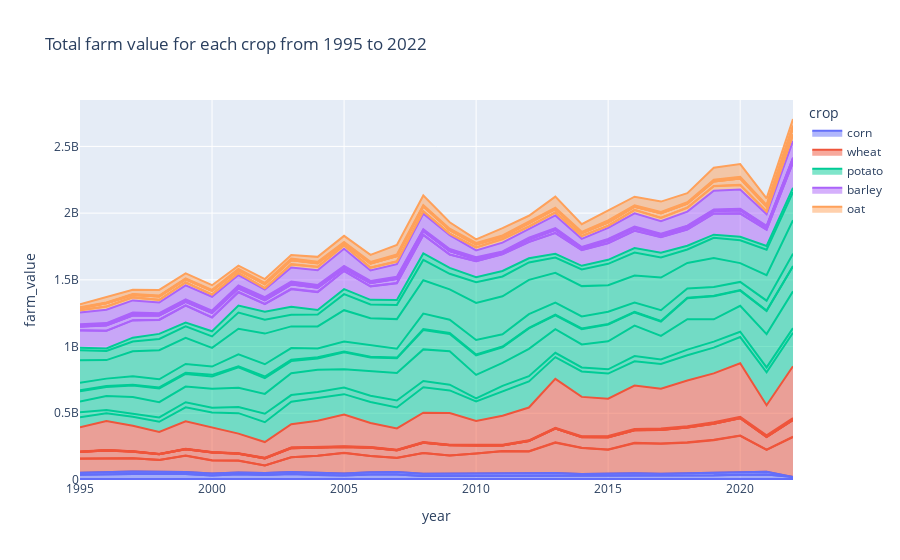

Notebook code cell kept with this figure:
### Code cell
fig2 = px.area(df3, x='year',y='farm_value',color='crop', line_group="province", title='Total farm value for each crop from 1995 to 2022')
fig2.show()

### Figure 1 — Plotly figure (JSON) as saved in the notebook; plotly's stock layout.template omitted (floating-point values rounded to 4 significant figures)
{"data": [{"fillpattern": {"shape": ""}, "hovertemplate": "crop=corn <br>province=AB<br>year=%{x}<br>farm_value=%{y}<extra></extra>", "legendgroup": "corn ", "line": {"color": "#636efa"}, "marker": {"symbol": "circle"}, "mode": "lines", "name": "corn ", "orientation": "v", "showlegend": true, "stackgroup": "1", "type": "scatter", "x": [1995, 1996, 1997, 1998, 1999, 2000, 2001, 2002, 2003, 2004, 2005, 2006, 2007, 2008, 2009, 2010, 2011, 2012, 2013, 2014, 2015, 2016, 2017, 2018, 2019, 2020, 2021, 2022], "xaxis": "x", "y": [4115548, 4196498, 4201007, 4202678, 2374444, 3705400, 4046103, 3557072, 3222099, 3097557, 2362958, 2892197, 2903907, 2942020, 3176003, 2811459, 2647101, 3116340, 3163414, 3015343, 3081063, 3755326, 3454814, 3438888, 3626885, 3985985, 3689428, 4262652], "yaxis": "y"}, {"fillpattern": {"shape": ""}, "hovertemplate": "crop=corn <br>province=BC<br>year=%{x}<br>farm_value=%{y}<extra></extra>", "legendgroup": "corn ", "line": {"color": "#636efa"}, "marker": {"symbol": "circle"}, "mode": "lines", "name": "corn ", "orientation": "v", "showlegend": false, "stackgroup": "1", "type": "scatter", "x": [1995, 1996, 1997, 1998, 1999, 2000, 2001, 2002, 2003, 2004, 2005, 2006, 2007, 2008, 2009, 2010, 2011, 2012, 2013, 2014, 2015, 2016, 2017, 2018, 2019, 2020, 2021, 2022], "xaxis": "x", "y": [2237128, 2091771, 2004110, 2227123, 2039315, 1728345, 2570614, 2277970, 1691391, 1884347, 2059624, 2101960, 2125914, 2178934, 1352977, 1088148, 1562335, 1940475, 2105503, 1795237, 1622717, 2205130, 1417921, 1722043, 2199743, 1732721, 2231534, 1494000.0], "yaxis": "y"}, {"fillpattern": {"shape": ""}, "hovertemplate": "crop=corn <br>province=MB<br>year=%{x}<br>farm_value=%{y}<extra></extra>", "legendgroup": "corn ", "line": {"color": "#636efa"}, "marker": {"symbol": "circle"}, "mode": "lines", "name": "corn ", "orientation": "v", "showlegend": false, "stackgroup": "1", "type": "scatter", "x": [1995, 1996, 1997, 1998, 1999, 2000, 2001, 2002, 2003, 2004, 2005, 2006, 2007, 2008, 2009, 2010, 2011, 2012, 2013, 2014, 2015, 2016, 2017, 2018, 2019, 2020, 2021, 2022], "xaxis": "x", "y": [756451, 642246, 561322, 480398, 252774, 373562, 591412, 343501, 265548, 140250, 133551, 284770, 189975, 182957, 215968, 268716, 317373, 322197, 220234, 222995, 141002, 209915, 268370, 266765, 274107, 210966, 283868, 0], "yaxis": "y"}, {"fillpattern": {"shape": ""}, "hovertemplate": "crop=corn <br>province=NB<br>year=%{x}<br>farm_value=%{y}<extra></extra>", "legendgroup": "corn ", "line": {"color": "#636efa"}, "marker": {"symbol": "circle"}, "mode": "lines", "name": "corn ", "orientation": "v", "showlegend": false, "stackgroup": "1", "type": "scatter", "x": [1995, 1996, 1997, 1998, 1999, 2000, 2001, 2002, 2003, 2004, 2005, 2006, 2007, 2008, 2009, 2010, 2011, 2012, 2013, 2014, 2015, 2016, 2017, 2018, 2019, 2020, 2021, 2022], "xaxis": "x", "y": [189718, 292435, 222103, 137714, 106002, 138301, 217978, 219201, 152225, 197899, 170658, 177981, 113081, 138827, 180285, 129234, 144724, 150049, 160509, 106041, 153677, 125495, 103481, 127121, 155030, 167318, 206761, 0], "yaxis": "y"}, {"fillpattern": {"shape": ""}, "hovertemplate": "crop=corn <br>province=NS<br>year=%{x}<br>farm_value=%{y}<extra></extra>", "legendgroup": "corn ", "line": {"color": "#636efa"}, "marker": {"symbol": "circle"}, "mode": "lines", "name": "corn ", "orientation": "v", "showlegend": false, "stackgroup": "1", "type": "scatter", "x": [1995, 1996, 1997, 1998, 1999, 2000, 2001, 2002, 2003, 2004, 2005, 2006, 2007, 2008, 2009, 2010, 2011, 2012, 2013, 2014, 2015, 2016, 2017, 2018, 2019, 2020, 2021, 2022], "xaxis": "x", "y": [206511, 312640, 161901, 148923, 285390, 205874, 206994, 257883, 228338, 201341, 206540, 266972, 325672, 220652, 115831, 212354, 310014, 341865, 321018, 209717, 147736, 199476, 210149, 210766, 180018, 243028, 285010, 0], "yaxis": "y"}, {"fillpattern": {"shape": ""}, "hovertemplate": "crop=corn <br>province=ON<br>year=%{x}<br>farm_value=%{y}<extra></extra>", "legendgroup": "corn ", "line": {"color": "#636efa"}, "marker": {"symbol": "circle"}, "mode": "lines", "name": "corn ", "orientation": "v", "showlegend": false, "stackgroup": "1", "type": "scatter", "x": [1995, 1996, 1997, 1998, 1999, 2000, 2001, 2002, 2003, 2004, 2005, 2006, 2007, 2008, 2009, 2010, 2011, 2012, 2013, 2014, 2015, 2016, 2017, 2018, 2019, 2020, 2021, 2022], "xaxis": "x", "y": [31989105, 36865112, 37252867, 37060753, 39163655, 27338571, 36245105, 31393010, 39185291, 32696434, 29274426, 35852568, 34828797, 23903913, 24710236, 23590260, 25255106, 27518908, 26955221, 24142389, 25680670, 24914548, 24343488, 26362049, 28199901, 33531961, 34283776, 17156412], "yaxis": "y"}, {"fillpattern": {"shape": ""}, "hovertemplate": "crop=corn <br>province=PE<br>year=%{x}<br>farm_value=%{y}<extra></extra>", "legendgroup": "corn ", "line": {"color": "#636efa"}, "marker": {"symbol": "circle"}, "mode": "lines", "name": "corn ", "orientation": "v", "showlegend": false, "stackgroup": "1", "type": "scatter", "x": [1995, 1996, 1997, 1998, 1999, 2000, 2001, 2002, 2003, 2004, 2005, 2006, 2007, 2008, 2009, 2010, 2011, 2012, 2013, 2014, 2015, 2016, 2017, 2018, 2019, 2020, 2021, 2022], "xaxis": "x", "y": [29048, 30693, 31437, 34909, 27831, 20753, 30840.0, 40918, 40255, 0, 43758, 33460, 38538, 37695, 16067, 22013, 29247, 28507, 23934, 23282, 19210, 15659, 25498, 56236, 69101, 56311, 52547, 0], "yaxis": "y"}, {"fillpattern": {"shape": ""}, "hovertemplate": "crop=corn <br>province=QC<br>year=%{x}<br>farm_value=%{y}<extra></extra>", "legendgroup": "corn ", "line": {"color": "#636efa"}, "marker": {"symbol": "circle"}, "mode": "lines", "name": "corn ", "orientation": "v", "showlegend": false, "stackgroup": "1", "type": "scatter", "x": [1995, 1996, 1997, 1998, 1999, 2000, 2001, 2002, 2003, 2004, 2005, 2006, 2007, 2008, 2009, 2010, 2011, 2012, 2013, 2014, 2015, 2016, 2017, 2018, 2019, 2020, 2021, 2022], "xaxis": "x", "y": [15026900, 16565124, 18538410, 17320735, 15492597, 14825417, 13109069, 14781878, 15501595, 16176131, 14877885, 16769761, 18545204, 16704054, 17921436, 17368044, 16763024, 19087861, 19695200, 14631999, 17916820, 18647729, 16213976, 17118591, 18441427, 18746310, 20555016, 0], "yaxis": "y"}, {"fillpattern": {"shape": ""}, "hovertemplate": "crop=corn <br>province=SK<br>year=%{x}<br>farm_value=%{y}<extra></extra>", "legendgroup": "corn ", "line": {"color": "#636efa"}, "marker": {"symbol": "circle"}, "mode": "lines", "name": "corn ", "orientation": "v", "showlegend": false, "stackgroup": "1", "type": "scatter", "x": [1995, 1996, 1997, 1998, 1999, 2000, 2001, 2002, 2003, 2004, 2005, 2006, 2007, 2008, 2009, 2010, 2011, 2012, 2013, 2014, 2015, 2016, 2017, 2018, 2019, 2020, 2021, 2022], "xaxis": "x", "y": [0, 55680, 47156, 64053, 28539, 39847, 35992, 38339, 21142, 3098, 8402, 16908, 5971, 5516, 17561, 0, 27926, 28728, 42598, 71664, 75650, 70804, 71183, 0, 127492, 116395, 38554, 0], "yaxis": "y"}, {"fillpattern": {"shape": ""}, "hovertemplate": "crop=wheat<br>province=AB<br>year=%{x}<br>farm_value=%{y}<extra></extra>", "legendgroup": "wheat", "line": {"color": "#EF553B"}, "marker": {"symbol": "circle"}, "mode": "lines", "name": "wheat", "orientation": "v", "showlegend": true, "stackgroup": "1", "type": "scatter", "x": [1995, 1996, 1997, 1998, 1999, 2000, 2001, 2002, 2003, 2004, 2005, 2006, 2007, 2008, 2009, 2010, 2011, 2012, 2013, 2014, 2015, 2016, 2017, 2018, 2019, 2020, 2021, 2022], "xaxis": "x", "y": [104449854, 102248211, 99655913, 88194855, 122459885, 98189118, 87382590, 55486631, 109722513, 127103183, 153244554, 121644785, 106082804, 155785944, 135461180, 152368985, 167526696, 161727432, 226696297, 195356489, 177241928, 225425179, 226328233, 230652168, 244955610, 272531494, 163683242, 298510644], "yaxis": "y"}, {"fillpattern": {"shape": ""}, "hovertemplate": "crop=wheat<br>province=BC<br>year=%{x}<br>farm_value=%{y}<extra></extra>", "legendgroup": "wheat", "line": {"color": "#EF553B"}, "marker": {"symbol": "circle"}, "mode": "lines", "name": "wheat", "orientation": "v", "showlegend": false, "stackgroup": "1", "type": "scatter", "x": [1995, 1996, 1997, 1998, 1999, 2000, 2001, 2002, 2003, 2004, 2005, 2006, 2007, 2008, 2009, 2010, 2011, 2012, 2013, 2014, 2015, 2016, 2017, 2018, 2019, 2020, 2021, 2022], "xaxis": "x", "y": [2022445, 1035727, 904863, 999201, 1452677, 1294265, 1245577, 546612, 906163, 881332, 1065393, 661448, 848509, 832765, 1296227, 811886, 2304544, 1855204, 3037558, 2280215, 2884190, 3113743, 1383355, 2353523, 2654052, 1520509, 1653560, 2917026], "yaxis": "y"}, {"fillpattern": {"shape": ""}, "hovertemplate": "crop=wheat<br>province=MB<br>year=%{x}<br>farm_value=%{y}<extra></extra>", "legendgroup": "wheat", "line": {"color": "#EF553B"}, "marker": {"symbol": "circle"}, "mode": "lines", "name": "wheat", "orientation": "v", "showlegend": false, "stackgroup": "1", "type": "scatter", "x": [1995, 1996, 1997, 1998, 1999, 2000, 2001, 2002, 2003, 2004, 2005, 2006, 2007, 2008, 2009, 2010, 2011, 2012, 2013, 2014, 2015, 2016, 2017, 2018, 2019, 2020, 2021, 2022], "xaxis": "x", "y": [48939712, 57450706, 48815996, 42053963, 47056290, 58800171, 51113354, 52380237, 67318864, 62235469, 43340637, 61522749, 56067925, 76338001, 75459708, 60397295, 42241759, 75812149, 103252969, 79150976, 90188133, 94068050, 101504247, 110451917, 120530227, 130183711, 95647445, 125218151], "yaxis": "y"}, {"fillpattern": {"shape": ""}, "hovertemplate": "crop=wheat<br>province=NB<br>year=%{x}<br>farm_value=%{y}<extra></extra>", "legendgroup": "wheat", "line": {"color": "#EF553B"}, "marker": {"symbol": "circle"}, "mode": "lines", "name": "wheat", "orientation": "v", "showlegend": false, "stackgroup": "1", "type": "scatter", "x": [1995, 1996, 1997, 1998, 1999, 2000, 2001, 2002, 2003, 2004, 2005, 2006, 2007, 2008, 2009, 2010, 2011, 2012, 2013, 2014, 2015, 2016, 2017, 2018, 2019, 2020, 2021, 2022], "xaxis": "x", "y": [110681, 168027, 176310, 156737, 244348, 151618, 165382, 316625, 261098, 271954, 115326, 45393, 94279, 103427, 60078, 74315, 90969, 121748, 146075, 189671, 297185, 254274, 233583, 334242, 439160, 352975, 277106, 353372], "yaxis": "y"}, {"fillpattern": {"shape": ""}, "hovertemplate": "crop=wheat<br>province=NS<br>year=%{x}<br>farm_value=%{y}<extra></extra>", "legendgroup": "wheat", "line": {"color": "#EF553B"}, "marker": {"symbol": "circle"}, "mode": "lines", "name": "wheat", "orientation": "v", "showlegend": false, "stackgroup": "1", "type": "scatter", "x": [1995, 1996, 1997, 1998, 1999, 2000, 2001, 2002, 2003, 2004, 2005, 2006, 2007, 2008, 2009, 2010, 2011, 2012, 2013, 2014, 2015, 2016, 2017, 2018, 2019, 2020, 2021, 2022], "xaxis": "x", "y": [146616, 127333, 83055, 109716, 95355, 132321, 135583, 252040, 191130, 241737, 203194, 132938, 87295, 208637, 176593, 169066, 246374, 208710, 210108, 191755, 324979, 327880, 299349, 221291, 174232, 291266, 204177, 330161], "yaxis": "y"}, {"fillpattern": {"shape": ""}, "hovertemplate": "crop=wheat<br>province=ON<br>year=%{x}<br>farm_value=%{y}<extra></extra>", "legendgroup": "wheat", "line": {"color": "#EF553B"}, "marker": {"symbol": "circle"}, "mode": "lines", "name": "wheat", "orientation": "v", "showlegend": false, "stackgroup": "1", "type": "scatter", "x": [1995, 1996, 1997, 1998, 1999, 2000, 2001, 2002, 2003, 2004, 2005, 2006, 2007, 2008, 2009, 2010, 2011, 2012, 2013, 2014, 2015, 2016, 2017, 2018, 2019, 2020, 2021, 2022], "xaxis": "x", "y": [1308049, 1033102, 1460021, 1229083, 1424368, 1105432, 1424368, 1627234, 2105848, 1813026, 1905626, 1838436, 1534649, 1210809, 1452794, 1404545, 1220499, 1176895, 1512776, 1477763, 3296828, 1788841, 1612402, 1512156, 2498914, 2559688, 2066836, 2943947], "yaxis": "y"}, {"fillpattern": {"shape": ""}, "hovertemplate": "crop=wheat<br>province=PE<br>year=%{x}<br>farm_value=%{y}<extra></extra>", "legendgroup": "wheat", "line": {"color": "#EF553B"}, "marker": {"symbol": "circle"}, "mode": "lines", "name": "wheat", "orientation": "v", "showlegend": false, "stackgroup": "1", "type": "scatter", "x": [1995, 1996, 1997, 1998, 1999, 2000, 2001, 2002, 2003, 2004, 2005, 2006, 2007, 2008, 2009, 2010, 2011, 2012, 2013, 2014, 2015, 2016, 2017, 2018, 2019, 2020, 2021, 2022], "xaxis": "x", "y": [418288, 422692, 422561, 397068, 368011, 504474, 454427, 652154, 511956, 537193, 659006, 489601, 576148, 765003, 538881, 535065, 576136, 572021, 502258, 656552, 927901, 1075089, 1285840, 1401510, 1451136, 1535319, 1270553, 1959596], "yaxis": "y"}, {"fillpattern": {"shape": ""}, "hovertemplate": "crop=wheat<br>province=QC<br>year=%{x}<br>farm_value=%{y}<extra></extra>", "legendgroup": "wheat", "line": {"color": "#EF553B"}, "marker": {"symbol": "circle"}, "mode": "lines", "name": "wheat", "orientation": "v", "showlegend": false, "stackgroup": "1", "type": "scatter", "x": [1995, 1996, 1997, 1998, 1999, 2000, 2001, 2002, 2003, 2004, 2005, 2006, 2007, 2008, 2009, 2010, 2011, 2012, 2013, 2014, 2015, 2016, 2017, 2018, 2019, 2020, 2021, 2022], "xaxis": "x", "y": [1428792, 1214256, 1188999, 920832, 1059336, 1223970, 1698514, 2291990, 2935217, 2744720, 2961866, 2600398, 3032633, 2665919, 2703507, 2916846, 2198414, 3092007, 3667882, 4262376, 6018529, 6916703, 6689996, 6687140, 6596942, 6133872, 8792791, 9135212], "yaxis": "y"}, {"fillpattern": {"shape": ""}, "hovertemplate": "crop=wheat<br>province=SK<br>year=%{x}<br>farm_value=%{y}<extra></extra>", "legendgroup": "wheat", "line": {"color": "#EF553B"}, "marker": {"symbol": "circle"}, "mode": "lines", "name": "wheat", "orientation": "v", "showlegend": false, "stackgroup": "1", "type": "scatter", "x": [1995, 1996, 1997, 1998, 1999, 2000, 2001, 2002, 2003, 2004, 2005, 2006, 2007, 2008, 2009, 2010, 2011, 2012, 2013, 2014, 2015, 2016, 2017, 2018, 2019, 2020, 2021, 2022], "xaxis": "x", "y": [182027210, 217213946, 190448244, 164583461, 206198119, 184860791, 146769496, 117896489, 173630041, 194089451, 237465538, 180015930, 158786374, 220090755, 236552320, 177728826, 218435133, 245955638, 366153839, 295096098, 278894129, 324502876, 299017874, 342934347, 366621924, 400821974, 225262719, 388592118], "yaxis": "y"}, {"fillpattern": {"shape": ""}, "hovertemplate": "crop=potato<br>province=AB<br>year=%{x}<br>farm_value=%{y}<extra></extra>", "legendgroup": "potato", "line": {"color": "#00cc96"}, "marker": {"symbol": "circle"}, "mode": "lines", "name": "potato", "orientation": "v", "showlegend": true, "stackgroup": "1", "type": "scatter", "x": [1995, 1996, 1997, 1998, 1999, 2000, 2001, 2002, 2003, 2004, 2005, 2006, 2007, 2008, 2009, 2010, 2011, 2012, 2013, 2014, 2015, 2016, 2017, 2018, 2019, 2020, 2021, 2022], "xaxis": "x", "y": [74346000, 57875000, 67932000, 75696000, 104829000, 110571000, 153435000, 148638000, 169375000, 168715000, 153213000, 157609000, 157157000, 191154000, 170177000, 147293000, 180745000, 195980000, 163194000, 190638000, 188846000, 181527000, 185300000, 189073000, 192846000, 196619000, 246140000, 250702000], "yaxis": "y"}, {"fillpattern": {"shape": ""}, "hovertemplate": "crop=potato<br>province=BC<br>year=%{x}<br>farm_value=%{y}<extra></extra>", "legendgroup": "potato", "line": {"color": "#00cc96"}, "marker": {"symbol": "circle"}, "mode": "lines", "name": "potato", "orientation": "v", "showlegend": false, "stackgroup": "1", "type": "scatter", "x": [1995, 1996, 1997, 1998, 1999, 2000, 2001, 2002, 2003, 2004, 2005, 2006, 2007, 2008, 2009, 2010, 2011, 2012, 2013, 2014, 2015, 2016, 2017, 2018, 2019, 2020, 2021, 2022], "xaxis": "x", "y": [38431000, 24903000, 21555000, 32447000, 37782000, 35657000, 46812000, 63455000, 49197000, 45787000, 49979000, 46310000, 52645000, 46340000, 42820000, 22282000, 43272000, 39013000, 32452000, 29665740, 31563740, 39249000, 33744000, 42420000, 45045000, 39652000, 37106000, 34560000], "yaxis": "y"}, {"fillpattern": {"shape": ""}, "hovertemplate": "crop=potato<br>province=MB<br>year=%{x}<br>farm_value=%{y}<extra></extra>", "legendgroup": "potato", "line": {"color": "#00cc96"}, "marker": {"symbol": "circle"}, "mode": "lines", "name": "potato", "orientation": "v", "showlegend": false, "stackgroup": "1", "type": "scatter", "x": [1995, 1996, 1997, 1998, 1999, 2000, 2001, 2002, 2003, 2004, 2005, 2006, 2007, 2008, 2009, 2010, 2011, 2012, 2013, 2014, 2015, 2016, 2017, 2018, 2019, 2020, 2021, 2022], "xaxis": "x", "y": [79100000, 105162000, 126168000, 115035000, 117748000, 143643000, 143463000, 149157000, 163384000, 167980000, 136629000, 187057000, 205484000, 236927000, 251318000, 176288000, 171390000, 205175000, 176669000, 173160000, 209811000, 228480000, 176556600, 227360000, 167450000, 194400000, 249270000, 275583477], "yaxis": "y"}, {"fillpattern": {"shape": ""}, "hovertemplate": "crop=potato<br>province=NB<br>year=%{x}<br>farm_value=%{y}<extra></extra>", "legendgroup": "potato", "line": {"color": "#00cc96"}, "marker": {"symbol": "circle"}, "mode": "lines", "name": "potato", "orientation": "v", "showlegend": false, "stackgroup": "1", "type": "scatter", "x": [1995, 1996, 1997, 1998, 1999, 2000, 2001, 2002, 2003, 2004, 2005, 2006, 2007, 2008, 2009, 2010, 2011, 2012, 2013, 2014, 2015, 2016, 2017, 2018, 2019, 2020, 2021, 2022], "xaxis": "x", "y": [77985000, 67856000, 86102000, 103102000, 94750000, 91868000, 152967000, 118321000, 91198000, 83207000, 127547000, 100538000, 110197000, 144940000, 129054000, 146455000, 117384000, 152540000, 103717000, 114456000, 125330000, 98912000, 107629000, 156700000, 172200000, 113850000, 172900000, 187000000], "yaxis": "y"}, {"fillpattern": {"shape": ""}, "hovertemplate": "crop=potato<br>province=NS<br>year=%{x}<br>farm_value=%{y}<extra></extra>", "legendgroup": "potato", "line": {"color": "#00cc96"}, "marker": {"symbol": "circle"}, "mode": "lines", "name": "potato", "orientation": "v", "showlegend": false, "stackgroup": "1", "type": "scatter", "x": [1995, 1996, 1997, 1998, 1999, 2000, 2001, 2002, 2003, 2004, 2005, 2006, 2007, 2008, 2009, 2010, 2011, 2012, 2013, 2014, 2015, 2016, 2017, 2018, 2019, 2020, 2021, 2022], "xaxis": "x", "y": [7689000, 7602000, 6310000, 7141000, 8986000, 11775000, 7085000, 11656000, 9785000, 9767000, 6247000, 5209000, 5457000, 6618000, 6675000, 5721000, 5848000, 4821000, 4694200, 4567400, 4440600, 4313800, 4187000, 4223000, 4763000, 3652000, 4539000, 2768000], "yaxis": "y"}, {"fillpattern": {"shape": ""}, "hovertemplate": "crop=potato<br>province=ON<br>year=%{x}<br>farm_value=%{y}<extra></extra>", "legendgroup": "potato", "line": {"color": "#00cc96"}, "marker": {"symbol": "circle"}, "mode": "lines", "name": "potato", "orientation": "v", "showlegend": false, "stackgroup": "1", "type": "scatter", "x": [1995, 1996, 1997, 1998, 1999, 2000, 2001, 2002, 2003, 2004, 2005, 2006, 2007, 2008, 2009, 2010, 2011, 2012, 2013, 2014, 2015, 2016, 2017, 2018, 2019, 2020, 2021, 2022], "xaxis": "x", "y": [56144000, 54365000, 62871000, 61013000, 65182000, 61957000, 89842000, 91778000, 88194000, 65838000, 74003000, 86221000, 66573000, 117112000, 99719000, 109604000, 91704000, 101978000, 91468000, 90475000, 91655000, 69992000, 80649000, 69190000, 65039000, 61648000, 73415000, 93024000], "yaxis": "y"}, {"fillpattern": {"shape": ""}, "hovertemplate": "crop=potato<br>province=PE<br>year=%{x}<br>farm_value=%{y}<extra></extra>", "legendgroup": "potato", "line": {"color": "#00cc96"}, "marker": {"symbol": "circle"}, "mode": "lines", "name": "potato", "orientation": "v", "showlegend": false, "stackgroup": "1", "type": "scatter", "x": [1995, 1996, 1997, 1998, 1999, 2000, 2001, 2002, 2003, 2004, 2005, 2006, 2007, 2008, 2009, 2010, 2011, 2012, 2013, 2014, 2015, 2016, 2017, 2018, 2019, 2020, 2021, 2022], "xaxis": "x", "y": [168787000, 138956000, 187290000, 218355000, 195617000, 139947000, 192511000, 229825000, 162248000, 165411000, 234915000, 201812000, 221978000, 249212000, 227673000, 277361000, 284983000, 257470000, 222080000, 227160000, 198800000, 202697000, 244630000, 192100000, 216288000, 140700000, 190463000, 250040000], "yaxis": "y"}, {"fillpattern": {"shape": ""}, "hovertemplate": "crop=potato<br>province=QC<br>year=%{x}<br>farm_value=%{y}<extra></extra>", "legendgroup": "potato", "line": {"color": "#00cc96"}, "marker": {"symbol": "circle"}, "mode": "lines", "name": "potato", "orientation": "v", "showlegend": false, "stackgroup": "1", "type": "scatter", "x": [1995, 1996, 1997, 1998, 1999, 2000, 2001, 2002, 2003, 2004, 2005, 2006, 2007, 2008, 2009, 2010, 2011, 2012, 2013, 2014, 2015, 2016, 2017, 2018, 2019, 2020, 2021, 2022], "xaxis": "x", "y": [73852000, 68846000, 73918000, 83750000, 86075000, 86317000, 120938000, 104361000, 86849000, 88349000, 120592000, 103468000, 106697000, 152737000, 116681000, 155622000, 148154000, 130636000, 114770000, 124839000, 160667000, 171262000, 150060000, 100989000, 151776000, 171500000.0, 191200000.0, 210916000], "yaxis": "y"}, {"fillpattern": {"shape": ""}, "hovertemplate": "crop=potato<br>province=SK<br>year=%{x}<br>farm_value=%{y}<extra></extra>", "legendgroup": "potato", "line": {"color": "#00cc96"}, "marker": {"symbol": "circle"}, "mode": "lines", "name": "potato", "orientation": "v", "showlegend": false, "stackgroup": "1", "type": "scatter", "x": [1995, 1996, 1997, 1998, 1999, 2000, 2001, 2002, 2003, 2004, 2005, 2006, 2007, 2008, 2009, 2010, 2011, 2012, 2013, 2014, 2015, 2016, 2017, 2018, 2019, 2020, 2021, 2022], "xaxis": "x", "y": [19091000, 18618000, 28353000, 38242000, 29431000, 38460000, 52195000, 58899000, 60255000, 34725000, 36787000, 34476000, 35736000, 48919000, 44551000, 37531000, 41334000, 30596000, 28608000, 27285000, 30150000, 34000000, 35750000, 27626000, 24000000, 26430500, 28861000, 31900000], "yaxis": "y"}, {"fillpattern": {"shape": ""}, "hovertemplate": "crop=barley<br>province=AB<br>year=%{x}<br>farm_value=%{y}<extra></extra>", "legendgroup": "barley", "line": {"color": "#ab63fa"}, "marker": {"symbol": "circle"}, "mode": "lines", "name": "barley", "orientation": "v", "showlegend": true, "stackgroup": "1", "type": "scatter", "x": [1995, 1996, 1997, 1998, 1999, 2000, 2001, 2002, 2003, 2004, 2005, 2006, 2007, 2008, 2009, 2010, 2011, 2012, 2013, 2014, 2015, 2016, 2017, 2018, 2019, 2020, 2021, 2022], "xaxis": "x", "y": [128977524, 131548615, 129396821, 104712698, 126337591, 102850809, 100151775, 56829894, 131022309, 133807290, 135636448, 101128109, 126455085, 137572921, 99024228, 119156420, 125288808, 122153692, 154700062, 117434449, 124189843, 129664552, 117223569, 122045769, 157058192, 173554849, 121429904, 189202923], "yaxis": "y"}, {"fillpattern": {"shape": ""}, "hovertemplate": "crop=barley<br>province=BC<br>year=%{x}<br>farm_value=%{y}<extra></extra>", "legendgroup": "barley", "line": {"color": "#ab63fa"}, "marker": {"symbol": "circle"}, "mode": "lines", "name": "barley", "orientation": "v", "showlegend": false, "stackgroup": "1", "type": "scatter", "x": [1995, 1996, 1997, 1998, 1999, 2000, 2001, 2002, 2003, 2004, 2005, 2006, 2007, 2008, 2009, 2010, 2011, 2012, 2013, 2014, 2015, 2016, 2017, 2018, 2019, 2020, 2021, 2022], "xaxis": "x", "y": [1905410, 1477970, 1751980, 1912679, 1884281, 1733408, 2124828, 2817624, 3366611, 2149209, 1869185, 720933, 1856906, 1285445, 1178277, 794604, 1723124, 1527161, 2393563, 1213771, 1954400, 1733578, 1128419, 1844597, 1996825, 2030227, 2152301, 2706320], "yaxis": "y"}, {"fillpattern": {"shape": ""}, "hovertemplate": "crop=barley<br>province=MB<br>year=%{x}<br>farm_value=%{y}<extra></extra>", "legendgroup": "barley", "line": {"color": "#ab63fa"}, "marker": {"symbol": "circle"}, "mode": "lines", "name": "barley", "orientation": "v", "showlegend": false, "stackgroup": "1", "type": "scatter", "x": [1995, 1996, 1997, 1998, 1999, 2000, 2001, 2002, 2003, 2004, 2005, 2006, 2007, 2008, 2009, 2010, 2011, 2012, 2013, 2014, 2015, 2016, 2017, 2018, 2019, 2020, 2021, 2022], "xaxis": "x", "y": [27036057, 39261945, 34775460, 30166313, 25635090, 31662019, 26048661, 26228667, 31834170, 30383731, 15635303, 23770134, 29554731, 28317672, 24699979, 12832068, 7013275, 16921925, 21106875, 10088225, 17334808, 17332831, 13132881, 15297331, 16763819, 22549318, 14677336, 23113534], "yaxis": "y"}, {"fillpattern": {"shape": ""}, "hovertemplate": "crop=barley<br>province=NB<br>year=%{x}<br>farm_value=%{y}<extra></extra>", "legendgroup": "barley", "line": {"color": "#ab63fa"}, "marker": {"symbol": "circle"}, "mode": "lines", "name": "barley", "orientation": "v", "showlegend": false, "stackgroup": "1", "type": "scatter", "x": [1995, 1996, 1997, 1998, 1999, 2000, 2001, 2002, 2003, 2004, 2005, 2006, 2007, 2008, 2009, 2010, 2011, 2012, 2013, 2014, 2015, 2016, 2017, 2018, 2019, 2020, 2021, 2022], "xaxis": "x", "y": [857027, 1042945, 1085443, 754713, 962186, 1104852, 1158422, 1358617, 1348578, 1169702, 1236617, 629095, 1120078, 815715, 768329, 863014, 501907, 730738, 686266, 571353, 755702, 666307, 612228, 390908, 627573, 578188, 882019, 699190], "yaxis": "y"}, {"fillpattern": {"shape": ""}, "hovertemplate": "crop=barley<br>province=NS<br>year=%{x}<br>farm_value=%{y}<extra></extra>", "legendgroup": "barley", "line": {"color": "#ab63fa"}, "marker": {"symbol": "circle"}, "mode": "lines", "name": "barley", "orientation": "v", "showlegend": false, "stackgroup": "1", "type": "scatter", "x": [1995, 1996, 1997, 1998, 1999, 2000, 2001, 2002, 2003, 2004, 2005, 2006, 2007, 2008, 2009, 2010, 2011, 2012, 2013, 2014, 2015, 2016, 2017, 2018, 2019, 2020, 2021, 2022], "xaxis": "x", "y": [339961, 319762, 344618, 371807, 274307, 251813, 246877, 345789, 277933, 202083, 217769, 123982, 170608, 257594, 157275, 186811, 128832, 188842, 139485, 110860, 118712, 138568, 156058, 73295, 107765, 82129, 135180, 79067], "yaxis": "y"}, {"fillpattern": {"shape": ""}, "hovertemplate": "crop=barley<br>province=ON<br>year=%{x}<br>farm_value=%{y}<extra></extra>", "legendgroup": "barley", "line": {"color": "#ab63fa"}, "marker": {"symbol": "circle"}, "mode": "lines", "name": "barley", "orientation": "v", "showlegend": false, "stackgroup": "1", "type": "scatter", "x": [1995, 1996, 1997, 1998, 1999, 2000, 2001, 2002, 2003, 2004, 2005, 2006, 2007, 2008, 2009, 2010, 2011, 2012, 2013, 2014, 2015, 2016, 2017, 2018, 2019, 2020, 2021, 2022], "xaxis": "x", "y": [8509202, 7285741, 9121026, 7047685, 8315737, 6715003, 8959305, 8841049, 8524075, 8073799, 7564884, 6674373, 5382803, 4838728, 6089911, 7046192, 4323913, 4529482, 3754937, 4300785, 4600803, 3850430, 2998114, 3212776, 4253554, 4079085, 2515475, 3993554], "yaxis": "y"}, {"fillpattern": {"shape": ""}, "hovertemplate": "crop=barley<br>province=PE<br>year=%{x}<br>farm_value=%{y}<extra></extra>", "legendgroup": "barley", "line": {"color": "#ab63fa"}, "marker": {"symbol": "circle"}, "mode": "lines", "name": "barley", "orientation": "v", "showlegend": false, "stackgroup": "1", "type": "scatter", "x": [1995, 1996, 1997, 1998, 1999, 2000, 2001, 2002, 2003, 2004, 2005, 2006, 2007, 2008, 2009, 2010, 2011, 2012, 2013, 2014, 2015, 2016, 2017, 2018, 2019, 2020, 2021, 2022], "xaxis": "x", "y": [1907446, 2201153, 2812660, 2513859, 1991894, 2514222, 2050976, 2788622, 2462725, 2703154, 2958030, 1843661, 2311861, 2020346, 1430949, 1715503, 2117671, 2474110, 2703220, 2166026, 2345281, 2567936, 2352875, 3221937, 2291594, 2141922, 3029185, 3123921], "yaxis": "y"}, {"fillpattern": {"shape": ""}, "hovertemplate": "crop=barley<br>province=QC<br>year=%{x}<br>farm_value=%{y}<extra></extra>", "legendgroup": "barley", "line": {"color": "#ab63fa"}, "marker": {"symbol": "circle"}, "mode": "lines", "name": "barley", "orientation": "v", "showlegend": false, "stackgroup": "1", "type": "scatter", "x": [1995, 1996, 1997, 1998, 1999, 2000, 2001, 2002, 2003, 2004, 2005, 2006, 2007, 2008, 2009, 2010, 2011, 2012, 2013, 2014, 2015, 2016, 2017, 2018, 2019, 2020, 2021, 2022], "xaxis": "x", "y": [7124930, 6599740, 8563859, 7861591, 8756739, 7905745, 10972300, 11042945, 9908905, 8748993, 8814464, 6922337, 7615542, 6515615, 7116069, 7104077, 5260627, 6404222, 6165239, 4647576, 4864286, 5159458, 5131907, 4794732, 4963536, 4136013, 5405494, 3926319], "yaxis": "y"}, {"fillpattern": {"shape": ""}, "hovertemplate": "crop=barley<br>province=SK<br>year=%{x}<br>farm_value=%{y}<extra></extra>", "legendgroup": "barley", "line": {"color": "#ab63fa"}, "marker": {"symbol": "circle"}, "mode": "lines", "name": "barley", "orientation": "v", "showlegend": false, "stackgroup": "1", "type": "scatter", "x": [1995, 1996, 1997, 1998, 1999, 2000, 2001, 2002, 2003, 2004, 2005, 2006, 2007, 2008, 2009, 2010, 2011, 2012, 2013, 2014, 2015, 2016, 2017, 2018, 2019, 2020, 2021, 2022], "xaxis": "x", "y": [88644311, 99572411, 91431065, 79742434, 104285378, 103489124, 77135267, 56343558, 105239822, 111290520, 128807831, 77982478, 95285759, 116018357, 105199222, 50983592, 65449177, 64354220, 95176218, 61765864, 82898428, 99494990, 94090972, 105032107, 141020202, 144057424, 86629883, 124863092], "yaxis": "y"}, {"fillpattern": {"shape": ""}, "hovertemplate": "crop=oat<br>province=AB<br>year=%{x}<br>farm_value=%{y}<extra></extra>", "legendgroup": "oat", "line": {"color": "#FFA15A"}, "marker": {"symbol": "circle"}, "mode": "lines", "name": "oat", "orientation": "v", "showlegend": true, "stackgroup": "1", "type": "scatter", "x": [1995, 1996, 1997, 1998, 1999, 2000, 2001, 2002, 2003, 2004, 2005, 2006, 2007, 2008, 2009, 2010, 2011, 2012, 2013, 2014, 2015, 2016, 2017, 2018, 2019, 2020, 2021, 2022], "xaxis": "x", "y": [16509449, 23989950, 22559305, 18390043, 21298147, 16737075, 15567723, 10030042, 23073585, 23791532, 24509125, 21438107, 19553323, 17310011, 10112910, 21765626, 25424160, 18256385, 21680065, 20009276, 14815308, 24035969, 23938592, 28079665, 34160872, 33470647, 20232679, 45730833], "yaxis": "y"}, {"fillpattern": {"shape": ""}, "hovertemplate": "crop=oat<br>province=BC<br>year=%{x}<br>farm_value=%{y}<extra></extra>", "legendgroup": "oat", "line": {"color": "#FFA15A"}, "marker": {"symbol": "circle"}, "mode": "lines", "name": "oat", "orientation": "v", "showlegend": false, "stackgroup": "1", "type": "scatter", "x": [1995, 1996, 1997, 1998, 1999, 2000, 2001, 2002, 2003, 2004, 2005, 2006, 2007, 2008, 2009, 2010, 2011, 2012, 2013, 2014, 2015, 2016, 2017, 2018, 2019, 2020, 2021, 2022], "xaxis": "x", "y": [1205397, 702253, 771711, 1581196, 1598101, 1289035, 1090950, 1504100, 2261022, 1330051, 1671949, 837734, 1873055, 1084074, 1111633, 1192959, 2973666, 2335775, 3096122, 1909155, 2184815, 2166547, 1968686, 2923879, 2336591, 2403877, 3681841, 2892494], "yaxis": "y"}, {"fillpattern": {"shape": ""}, "hovertemplate": "crop=oat<br>province=MB<br>year=%{x}<br>farm_value=%{y}<extra></extra>", "legendgroup": "oat", "line": {"color": "#FFA15A"}, "marker": {"symbol": "circle"}, "mode": "lines", "name": "oat", "orientation": "v", "showlegend": false, "stackgroup": "1", "type": "scatter", "x": [1995, 1996, 1997, 1998, 1999, 2000, 2001, 2002, 2003, 2004, 2005, 2006, 2007, 2008, 2009, 2010, 2011, 2012, 2013, 2014, 2015, 2016, 2017, 2018, 2019, 2020, 2021, 2022], "xaxis": "x", "y": [13372846, 23476594, 16945395, 24569345, 21071257, 25890243, 19663386, 27586004, 28843377, 25563975, 13018165, 29363195, 37539015, 35707293, 25285555, 20730608, 14861449, 21191076, 22123398, 19327434, 22424493, 21900208, 32241653, 28436627, 32483110, 46616849, 32616471, 50670866], "yaxis": "y"}, {"fillpattern": {"shape": ""}, "hovertemplate": "crop=oat<br>province=NB<br>year=%{x}<br>farm_value=%{y}<extra></extra>", "legendgroup": "oat", "line": {"color": "#FFA15A"}, "marker": {"symbol": "circle"}, "mode": "lines", "name": "oat", "orientation": "v", "showlegend": false, "stackgroup": "1", "type": "scatter", "x": [1995, 1996, 1997, 1998, 1999, 2000, 2001, 2002, 2003, 2004, 2005, 2006, 2007, 2008, 2009, 2010, 2011, 2012, 2013, 2014, 2015, 2016, 2017, 2018, 2019, 2020, 2021, 2022], "xaxis": "x", "y": [445333, 564469, 469938, 536605, 463647, 588473, 515244, 655842, 588982, 586027, 738494, 713288, 747975, 725914, 586969, 846833, 547237, 746884, 717262, 995120, 1212949, 1100590, 1151347, 790129, 818421, 571755, 1590404, 1704867], "yaxis": "y"}, {"fillpattern": {"shape": ""}, "hovertemplate": "crop=oat<br>province=NS<br>year=%{x}<br>farm_value=%{y}<extra></extra>", "legendgroup": "oat", "line": {"color": "#FFA15A"}, "marker": {"symbol": "circle"}, "mode": "lines", "name": "oat", "orientation": "v", "showlegend": false, "stackgroup": "1", "type": "scatter", "x": [1995, 1996, 1997, 1998, 1999, 2000, 2001, 2002, 2003, 2004, 2005, 2006, 2007, 2008, 2009, 2010, 2011, 2012, 2013, 2014, 2015, 2016, 2017, 2018, 2019, 2020, 2021, 2022], "xaxis": "x", "y": [164859, 157785, 172771, 197948, 135641, 127375, 152470, 200547, 161900, 160870, 150653, 133552, 140245, 163091, 150841, 141139, 141111, 151491, 97317, 99512, 79105, 126991, 145392, 104281, 73658, 129375, 201204, 72845], "yaxis": "y"}, {"fillpattern": {"shape": ""}, "hovertemplate": "crop=oat<br>province=ON<br>year=%{x}<br>farm_value=%{y}<extra></extra>", "legendgroup": "oat", "line": {"color": "#FFA15A"}, "marker": {"symbol": "circle"}, "mode": "lines", "name": "oat", "orientation": "v", "showlegend": false, "stackgroup": "1", "type": "scatter", "x": [1995, 1996, 1997, 1998, 1999, 2000, 2001, 2002, 2003, 2004, 2005, 2006, 2007, 2008, 2009, 2010, 2011, 2012, 2013, 2014, 2015, 2016, 2017, 2018, 2019, 2020, 2021, 2022], "xaxis": "x", "y": [1948333, 1748966, 2308223, 2244201, 2357692, 2043095, 2513128, 2799523, 3444569, 3102494, 3075087, 3441995, 2739460, 2171346, 2616765, 2540499, 2216483, 2145530, 2724876, 2613110, 5808595, 3086271, 2793884, 2631090, 4284431, 4327813, 3448556, 4850625], "yaxis": "y"}, {"fillpattern": {"shape": ""}, "hovertemplate": "crop=oat<br>province=PE<br>year=%{x}<br>farm_value=%{y}<extra></extra>", "legendgroup": "oat", "line": {"color": "#FFA15A"}, "marker": {"symbol": "circle"}, "mode": "lines", "name": "oat", "orientation": "v", "showlegend": false, "stackgroup": "1", "type": "scatter", "x": [1995, 1996, 1997, 1998, 1999, 2000, 2001, 2002, 2003, 2004, 2005, 2006, 2007, 2008, 2009, 2010, 2011, 2012, 2013, 2014, 2015, 2016, 2017, 2018, 2019, 2020, 2021, 2022], "xaxis": "x", "y": [340423, 353349, 331721, 236106, 347735, 354103, 241849, 368572, 301470, 310249, 286536, 373338, 377104, 415722, 350869, 409975, 378592, 384011, 378455, 294850, 493467, 438697, 436176, 397070, 413302, 367259, 280257, 267921], "yaxis": "y"}, {"fillpattern": {"shape": ""}, "hovertemplate": "crop=oat<br>province=QC<br>year=%{x}<br>farm_value=%{y}<extra></extra>", "legendgroup": "oat", "line": {"color": "#FFA15A"}, "marker": {"symbol": "circle"}, "mode": "lines", "name": "oat", "orientation": "v", "showlegend": false, "stackgroup": "1", "type": "scatter", "x": [1995, 1996, 1997, 1998, 1999, 2000, 2001, 2002, 2003, 2004, 2005, 2006, 2007, 2008, 2009, 2010, 2011, 2012, 2013, 2014, 2015, 2016, 2017, 2018, 2019, 2020, 2021, 2022], "xaxis": "x", "y": [3746795, 4111293, 4492050, 4698273, 4685790, 4585500, 5730773, 7317242, 7815877, 7986049, 7828032, 8195227, 8726379, 6555611, 7214138, 8837980, 7675088, 7750685, 6812190, 7057978, 9379638, 7865757, 5854974, 6702060, 7758626, 7228324, 8388466, 9117714], "yaxis": "y"}, {"fillpattern": {"shape": ""}, "hovertemplate": "crop=oat<br>province=SK<br>year=%{x}<br>farm_value=%{y}<extra></extra>", "legendgroup": "oat", "line": {"color": "#FFA15A"}, "marker": {"symbol": "circle"}, "mode": "lines", "name": "oat", "orientation": "v", "showlegend": false, "stackgroup": "1", "type": "scatter", "x": [1995, 1996, 1997, 1998, 1999, 2000, 2001, 2002, 2003, 2004, 2005, 2006, 2007, 2008, 2009, 2010, 2011, 2012, 2013, 2014, 2015, 2016, 2017, 2018, 2019, 2020, 2021, 2022], "xaxis": "x", "y": [23773949, 41812960, 32328938, 41929107, 37843918, 35084170, 25257461, 28420711, 27765903, 36770297, 45692075, 52428205, 72238839, 72498661, 48042883, 25912420, 54458709, 46726059, 83934110, 57407345, 72618743, 63622587, 78158010, 67746553, 90656440, 95837899, 49036478, 49036478], "yaxis": "y"}], "layout": {"legend": {"title": {"text": "crop"}, "tracegroupgap": 0}, "title": {"text": "Total farm value for each crop from 1995 to 2022"}, "xaxis": {"anchor": "y", "domain": [0, 1], "title": {"text": "year"}}, "yaxis": {"anchor": "x", "domain": [0, 1], "title": {"text": "farm_value"}}}}
